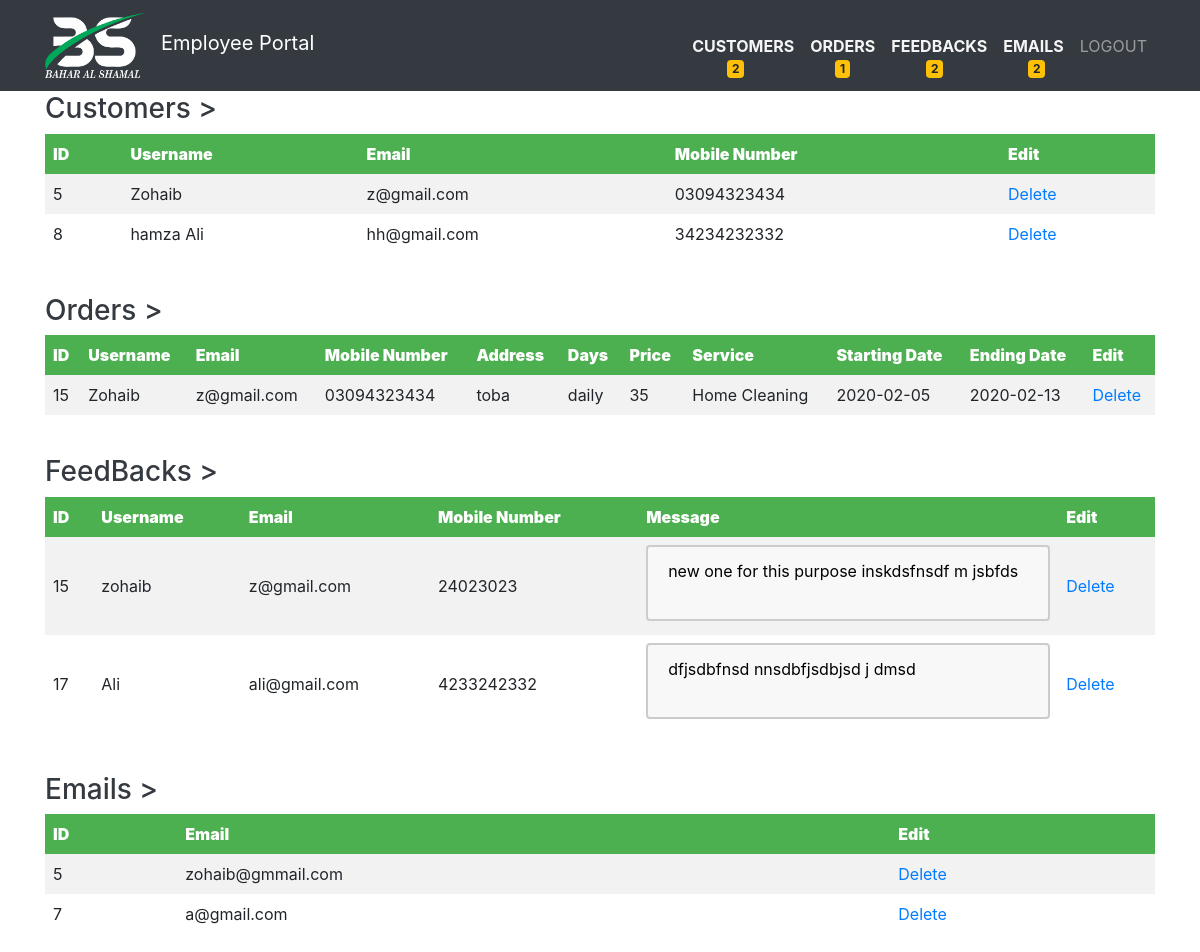
Page /employee_portal.php (signed in) on the committed database.
### tables this page shows
CREATE TABLE `customers` (
  `id` int(11) NOT NULL,
  `username` varchar(75) NOT NULL,
  `mobile_number` varchar(75) NOT NULL,
  `email` varchar(75) NOT NULL,
  `password` varchar(75) NOT NULL
);

CREATE TABLE `orders` (
  `id` int(11) NOT NULL,
  `username` varchar(75) NOT NULL,
  `email` varchar(75) NOT NULL,
  `mobile_number` varchar(75) NOT NULL,
  `address` varchar(75) NOT NULL,
  `days` varchar(75) NOT NULL,
  `price` varchar(75) NOT NULL,
  `service` varchar(256) NOT NULL,
  `starting_date` date DEFAULT NULL,
  `ending_date` date DEFAULT NULL
);

CREATE TABLE `feedback` (
  `id` int(11) NOT NULL,
  `username` varchar(75) NOT NULL,
  `mobile_number` varchar(75) NOT NULL,
  `email` varchar(75) NOT NULL,
  `message` varchar(5000) NOT NULL
);

CREATE TABLE `emails` (
  `id` int(11) NOT NULL,
  `email` varchar(75) NOT NULL
);

### e_show_feedbacks.php (the view, shortened to what this page needs)
<?php if(isset($_SESSION['employee_email'])) : ?>
<?php
$db = mysqli_connect('localhost', 'root', '', 'bahar_al_shamal');
  $query = "SELECT * FROM feedback";
  $results = mysqli_query($db, $query);
 ?>
 <!DOCTYPE html>
 <html>
 <head>
 </head>
 <body>
 <table style="margin-bottom: 40px; margin-top: 20px;">
 	<tr>
 		<th bgcolor="#0069D9"><strong>ID</strong></th>
 		<th bgcolor="#0069D9"><strong>Username</strong></th>
 		<th bgcolor="#0069D9"><strong>Email</strong></th>
 		<th bgcolor="#0069D9"><strong>Mobile Number</strong></th>
 		<th bgcolor="#0069D9"><strong>Message</strong></th>
    <th bgcolor="#0069D9"><strong>Edit</strong></th>
 	</tr>
 	<?php
	 while($row = mysqli_fetch_assoc($results)){
	 ?>
            <tr>
            <td><?php echo $row["id"]; ?></td>
            <td><?php echo $row["username"]; ?></td>
            <td><?php echo $row["email"]; ?></td>
            <td><?php echo $row["mobile_number"]; ?></td>
            <td><textarea><?php echo $row["message"]?></textarea></td>
            <td><a href="e_delete_feedback.php?id=<?php echo $row["id"]; ?>">Delete</a></td>
            </tr>
	<?php
	}
	?>
 	</table>
    <?php else : ?>
  <h4 align="center" style="color: red;">Only Employee has access to this page</h4>
<?php endif?>
 </body>
 </html>

### employee_portal.php (shortened to what this page needs)
<?php include('server.php');
if(isset($_SESSION['employee_email'])){
    $db = mysqli_connect('localhost', 'root', '', 'bahar_al_shamal');
  $query = "SELECT * FROM customers ";
  $result = mysqli_query($db,$query);
  $customers_counts = mysqli_num_rows($result);
  $query = "SELECT * FROM orders ";
  $result = mysqli_query($db,$query);
  $orders_counts = mysqli_num_rows($result);
  $query = "SELECT * FROM emails ";
  $result = mysqli_query($db,$query);
  $emails_counts = mysqli_num_rows($result);
  $query = "SELECT * FROM feedback ";
  $result = mysqli_query($db,$query);
  $feedback_counts = mysqli_num_rows($result);
  }
?>
<?php if(isset($_SESSION['employee_email'])) : ?>
<!DOCTYPE html>
<html>
<head>
<link rel="stylesheet" href="https://maxcdn.bootstrapcdn.com/bootstrap/4.4.1/css/bootstrap.min.css">
<link rel="stylesheet" href="https://cdnjs.cloudflare.com/ajax/libs/font-awesome/4.7.0/css/font-awesome.min.css" />
<link rel="stylesheet" type="text/css" href="css/admin.css">
</head>
<body>
<div class="header" id="topheader">
    <nav class="navbar navbar-expand-lg navbar-dark bg-dark sticky-top ">
      <div class="container">
        <a class="navbar-brand" href="index.php"><img src="img/logo.png" width="100px"></a>
        <div>
            <p style="color: #fff;margin-top: 10px;font-size: 20px;">Employee Portal</p>
          </div>
        <div class="collapse navbar-collapse text-center  " id="navbarSupportedContent">
          <ul class="navbar-nav ml-auto text-uppercase">
            <li class="nav-item active">
                <a class="nav-link" id="admin_customers" href="#customers_table">
                <span  class="badge badge-warning" style="position: absolute;top:60px;margin-left: 35px;background-color: "><?php if(isset($_SESSION['employee_email'])){echo $customers_counts ;}?></span>Customers</a></li>
                <li class="nav-item active">
                  <a class="nav-link" id="admin_orders" href="#admin_orders_table">
                <span  class="badge badge-warning" style="position: absolute;top:60px;margin-left: 25px;background-color: "><?php if(isset($_SESSION['employee_email'])){echo $orders_counts ;}?></span>Orders</a></li>
                <li class="nav-item active">
                <a class="nav-link" id="admin_feedbacks" href="#customers_feedbacks">
                <span  class="badge badge-warning" style="position: absolute;top:60px;margin-left: 35px;background-color: "><?php if(isset($_SESSION['employee_email'])){echo $feedback_counts ;}?></span>Feedbacks</a>
              </li>
              <li class="nav-item active">
                <a class="nav-link" id="admin_emails" href="#customers_emails">
                <span  class="badge badge-warning" style="position: absolute;top:60px;margin-left: 25px;background-color: "><?php if(isset($_SESSION['employee_email'])){echo $emails_counts ;}?></span>Emails</a>
              </li>
              <?php if(isset($_SESSION['employee_email'])):?>
                <li>
                <a class="nav-link" href="index.php?logout='1'">Logout</a>
              </li>
            <?php endif ?>
          </div>
        </div></nav>
      </div>
<div class="container" align="center">
	<div>
            <div id="customers_table">
            	<h3 style="float: left; color:#343A40">Customers ></h3>
            	<?php include('e_show_customers.php')?>
            </div>
	</div>
	<div>
            <div id="admin_orders_table" >
            	<h3 style="float: left; color:#343A40">Orders ></h3>
            	<?php include('e_show_orders.php')?>
            </div>
	</div>
	<div id="customers_feedbacks">
            <div id="admin_feedback_table">
            	<h3 style="float: left; color:#343A40">FeedBacks ></h3>
            	<?php include('e_show_feedbacks.php')?>
            </div>
	</div>
	<div id="customers_emails">
            <div id="admin_email_table">
            	<h3 style="float: left; color:#343A40">Emails ></h3>
            	<?php include('e_show_emails.php')?>
            </div>
	</div>
</div>
<?php else : ?>
  <h4 align="center" style="color: red;">Only Employee has access to this page</h4>
<?php endif?>
</body>
</html>

### e_show_customers.php (shortened to what this page needs)
<?php if(isset($_SESSION['employee_email'])) : ?>
<?php
$db = mysqli_connect('localhost', 'root', '', 'bahar_al_shamal');
  $query = "SELECT * FROM customers";
  $results = mysqli_query($db, $query);
 ?>
 <!DOCTYPE html>
 <html>
 <head>
 </head>
 <body>
 <table  style="margin-bottom: 40px; margin-top: 20px;">
 	<tr>
 		<th bgcolor="#0069D9"><strong>ID</strong></th>
 		<th bgcolor="#0069D9"><strong>Username</strong></th>
 		<th bgcolor="#0069D9"><strong>Email</strong></th>
 		<th bgcolor="#0069D9"><strong>Mobile Number</strong></th>
 		<th bgcolor="#0069D9"><strong>Edit</strong></th>
 	</tr>
 	<?php
	 while($row = mysqli_fetch_assoc($results)){
	 ?>
            <tr>
            <td><?php echo $row["id"]; ?></td>
            <td><?php echo $row["username"]; ?></td>
            <td><?php echo $row["email"]; ?></td>
            <td><?php echo $row["mobile_number"]; ?></td>
            <td><a href="e_delete_customer.php?id=<?php echo $row["id"]; ?>">Delete</a></td>
            </tr>
	<?php
	}
	?>
 	</table>
  <?php else : ?>
  <h4 align="center" style="color: red;">Only Employee has access to this page</h4>
<?php endif?>
 </body>
 </html>

### e_show_orders.php (shortened to what this page needs)
<?php if(isset($_SESSION['employee_email'])) : ?>
<?php
$db = mysqli_connect('localhost', 'root', '', 'bahar_al_shamal');
  $query = "SELECT * FROM orders ";
  $results = mysqli_query($db, $query);
 ?>
 <!DOCTYPE html>
 <html>
 <head>
 </head>
 <body>
 <table style="margin-bottom: 40px;">
 	<tr>
 		<th bgcolor="#0069D9"><strong>ID</strong></th>
 		<th bgcolor="#0069D9"><strong>Username</strong></th>
 		<th bgcolor="#0069D9"><strong>Email</strong></th>
 		<th bgcolor="#0069D9"><strong>Mobile Number</strong></th>
 		<th bgcolor="#0069D9"><strong>Address</strong></th>
 		<th bgcolor="#0069D9"><strong>Days</strong></th>
 		<th bgcolor="#0069D9"><strong>Price</strong></th>
    <th bgcolor="#0069D9"><strong>Service</strong></th>
 		<th bgcolor="#0069D9"><strong>Starting Date</strong></th>
 		<th bgcolor="#0069D9"><strong>Ending Date</strong></th>
        <th bgcolor="#0069D9"><strong>Edit</strong></th>
 	</tr>
 	<?php
	 while($row = mysqli_fetch_assoc($results)){
	 ?>
            <tr>
            <td><?php echo $row["id"]; ?></td>
            <td><?php echo $row["username"]; ?></td>
            <td><?php echo $row["email"]; ?></td>
            <td><?php echo $row["mobile_number"]; ?></td>
            <td><?php echo $row["address"]; ?></td>
            <td><?php echo $row["days"]; ?></td>
            <td><?php echo $row["price"]; ?></td>
            <td><?php echo $row["service"]; ?></td>
            <td><?php echo $row["starting_date"]; ?></td>
            <td><?php echo $row["ending_date"]; ?></td>
            <td><a href="e_delete_orders.php?id=<?php echo $row['id']?>">Delete</a></td>
            </tr>
	<?php
	}
	?>
 	</table>
    <?php else : ?>
  <h4 align="center" style="color: red;">Only Employee has access to this page</h4>
<?php endif?>
 </body>
 </html>

### e_show_emails.php (shortened to what this page needs)
<?php if(isset($_SESSION['employee_email'])) : ?>
<?php
$db = mysqli_connect('localhost', 'root', '', 'bahar_al_shamal');
  $query = "SELECT * FROM emails";
  $results = mysqli_query($db, $query);
 ?>
 <!DOCTYPE html>
 <html>
 <head>
 </head>
 <body>
 <table style="margin-bottom: 40px; margin-top: 20px;">
 	<tr>
 		<th bgcolor="#0069D9"><strong>ID</strong></th>
 		<th bgcolor="#0069D9"><strong>Email</strong></th>
    <th bgcolor="#0069D9"><strong>Edit</strong></th>
 	</tr>
 	<?php
	 while($row = mysqli_fetch_assoc($results)){
	 ?>
            <tr>
            <td><?php echo $row["id"]; ?></td>
            <td><?php echo $row["email"]; ?></td>
            <td><a href="e_delete_email.php?id=<?php echo $row["id"]; ?>">Delete</a></td>
            </tr>
	<?php
	}
	?>
 	</table>
  <?php else : ?>
  <h4 align="center" style="color: red;">Only Employee has access to this page</h4>
<?php endif?>
 </body>
 </html>

### css/admin.css (style rules this page uses)
html { scroll-behavior: smooth; }
* { margin: 0%;padding: 0%; box-sizing: border-box; }
a { text-decoration: none; }
li { list-style: none; }
p { font-size: 0.9rem; line-height: 1.6; font-weight: 400; color: black; }
.header { width: 100%; height: 92px; background-size: 100% 100%; background-repeat: no-repeat; position: relative; }
.header::before { content: ""; position: absolute; top: 0%; bottom: 0%; left: 0%; right: 0%; z-index: -1; }
.navbar::before { content: ""; position: absolute; top: 0%; bottom: 0%; left: 0%; right: 0%; z-index: -1; }
.nav-item a { color: rgb(245, 245, 245)!important; font-weight: bold; }

### e_show_customers.php (style rules this page uses)
table { border-collapse: collapse; width: 100%; }
th, td { text-align: left; padding: 8px; }
tr:nth-child(even) { background-color: #f2f2f2 }
th { background-color: #4CAF50; color: white; }

### e_show_orders.php (style rules this page uses)
table { border-collapse: collapse; width: 100%; }
th, td { text-align: left; padding: 8px; }
tr:nth-child(even) { background-color: #f2f2f2 }
th { background-color: #4CAF50; color: white; }

### e_show_feedbacks.php (style rules this page uses)
table { border-collapse: collapse; width: 100%; }
th, td { text-align: left; padding: 8px; }
tr:nth-child(even) { background-color: #f2f2f2 }
th { background-color: #4CAF50; color: white; }
textarea { width: 100%; height: auto; padding: 12px 20px; box-sizing: border-box; border: 2px solid #ccc; border-radius: 4px; background-color: #f8f8f8; font-size: 16px; resize: none; }

### e_show_emails.php (style rules this page uses)
table { border-collapse: collapse; width: 100%; }
th, td { text-align: left; padding: 8px; }
tr:nth-child(even) { background-color: #f2f2f2 }
th { background-color: #4CAF50; color: white; }

### rows in the picture
customers: id "5", username "Zohaib", email "z@gmail.com", mobile_number "03094323434"
customers: id "8", username "hamza Ali", email "hh@gmail.com", mobile_number "34234232332"
orders: id "15", username "Zohaib", email "z@gmail.com", mobile_number "03094323434", address "toba", days "daily", price "35", service "Home Cleaning", starting_date "2020-02-05", ending_date "2020-02-13"
feedback: id "15", username "zohaib", email "z@gmail.com", mobile_number "24023023", message "new one for this purpose inskdsfnsdf m jsbfds"
feedback: id "17", username "Ali", email "ali@gmail.com", mobile_number "4233242332", message "dfjsdbfnsd nnsdbfjsdbjsd j dmsd"
emails: id "5", email "zohaib@gmmail.com"
emails: id "7", email "a@gmail.com"

### other values in the picture
$customers_counts "2"
$orders_counts "1"
$feedback_counts "2"
$emails_counts "2"
